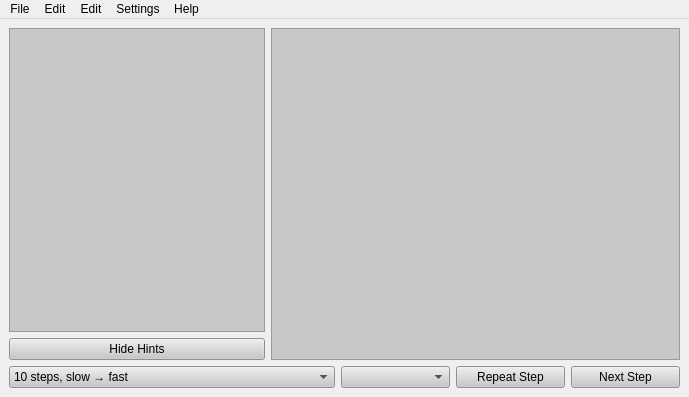
<?xml version="1.0" encoding="UTF-8"?>
<ui version="4.0">
 <class>QTextTrainer</class>
 <widget class="QMainWindow" name="QTextTrainer">
  <property name="geometry">
   <rect>
    <x>0</x>
    <y>0</y>
    <width>689</width>
    <height>397</height>
   </rect>
  </property>
  <property name="windowTitle">
   <string>MainWindow</string>
  </property>
  <property name="windowIcon">
   <iconset>
    <normaloff/>
   </iconset>
  </property>
  <widget class="QWidget" name="centralwidget">
   <property name="enabled">
    <bool>true</bool>
   </property>
   <layout class="QGridLayout" name="gridLayout_2">
    <item row="1" column="5">
     <widget class="QPushButton" name="pushNextStep">
      <property name="styleSheet">
       <string notr="true">background-color: rgb(200, 200, 200);
color: rgb(0, 0, 0);</string>
      </property>
      <property name="text">
       <string>Next Step</string>
      </property>
     </widget>
    </item>
    <item row="1" column="4">
     <widget class="QPushButton" name="pushRepeatStep">
      <property name="styleSheet">
       <string notr="true">background-color: rgb(200, 200, 200);
color: rgb(0, 0, 0);</string>
      </property>
      <property name="text">
       <string>Repeat Step</string>
      </property>
     </widget>
    </item>
    <item row="0" column="0" colspan="6">
     <layout class="QGridLayout" name="gridLayout" columnstretch="0,1">
      <item row="0" column="0">
       <widget class="QTextEdit" name="textHint">
        <property name="styleSheet">
         <string notr="true">background-color: rgb(200, 200, 200);
color: rgb(0, 0, 0);</string>
        </property>
       </widget>
      </item>
      <item row="1" column="0">
       <widget class="QPushButton" name="pushHideHints">
        <property name="styleSheet">
         <string notr="true">background-color: rgb(200, 200, 200);
color: rgb(0, 0, 0);</string>
        </property>
        <property name="text">
         <string>Hide Hints</string>
        </property>
       </widget>
      </item>
      <item row="0" column="1" rowspan="2">
       <widget class="QTextEdit" name="textMain">
        <property name="autoFillBackground">
         <bool>true</bool>
        </property>
        <property name="styleSheet">
         <string notr="true">background-color: rgb(200, 200, 200);
color: rgb(0, 0, 0);</string>
        </property>
       </widget>
      </item>
     </layout>
    </item>
    <item row="1" column="3">
     <widget class="QComboBox" name="listProgress">
      <property name="styleSheet">
       <string notr="true">background-color: rgb(200, 200, 200);
color: rgb(0, 0, 0);</string>
      </property>
     </widget>
    </item>
    <item row="1" column="0" colspan="3">
     <widget class="QComboBox" name="listLearningCurve">
      <property name="styleSheet">
       <string notr="true">background-color: rgb(200, 200, 200);
color: rgb(0, 0, 0);</string>
      </property>
      <item>
       <property name="text">
        <string>10 steps, slow → fast</string>
       </property>
      </item>
      <item>
       <property name="text">
        <string>20 steps, slow → fast</string>
       </property>
      </item>
      <item>
       <property name="text">
        <string>50 steps, slow → fast</string>
       </property>
      </item>
      <item>
       <property name="text">
        <string>10 steps, steady</string>
       </property>
      </item>
      <item>
       <property name="text">
        <string>20 steps, steady</string>
       </property>
      </item>
      <item>
       <property name="text">
        <string>50 steps, steady</string>
       </property>
      </item>
      <item>
       <property name="text">
        <string>10 steps, fast → slow</string>
       </property>
      </item>
      <item>
       <property name="text">
        <string>20 steps, fast → slow</string>
       </property>
      </item>
      <item>
       <property name="text">
        <string>50 steps, fast → slow</string>
       </property>
      </item>
     </widget>
    </item>
   </layout>
  </widget>
  <widget class="QMenuBar" name="menubar">
   <property name="geometry">
    <rect>
     <x>0</x>
     <y>0</y>
     <width>689</width>
     <height>21</height>
    </rect>
   </property>
   <widget class="QMenu" name="menuFile">
    <property name="title">
     <string>File</string>
    </property>
    <addaction name="actionOpenTextFile"/>
    <addaction name="actionOpenTranslationFile"/>
    <addaction name="actionNew"/>
    <addaction name="actionSave"/>
    <addaction name="actionSaveAs"/>
    <addaction name="separator"/>
    <addaction name="actionExit"/>
   </widget>
   <widget class="QMenu" name="menuHelp">
    <property name="title">
     <string>Help</string>
    </property>
    <addaction name="actionAbout"/>
   </widget>
   <widget class="QMenu" name="menuEditText">
    <property name="title">
     <string>Edit</string>
    </property>
    <addaction name="actionModeDisplay"/>
    <addaction name="actionModeEditTranslations"/>
    <addaction name="actionDeleteTranslation"/>
   </widget>
   <widget class="QMenu" name="menuEditTranslations">
    <property name="title">
     <string>Edit</string>
    </property>
    <addaction name="actionModeDisplay"/>
    <addaction name="actionModeEditText"/>
   </widget>
   <widget class="QMenu" name="menuSettings">
    <property name="title">
     <string>Settings</string>
    </property>
    <addaction name="actionIncreaseFont"/>
    <addaction name="actionDecreaseFont"/>
    <addaction name="actionSystemFont"/>
    <addaction name="separator"/>
    <addaction name="actionMorningTheme"/>
    <addaction name="actionDayTheme"/>
    <addaction name="actionEveningTheme"/>
    <addaction name="actionNightTheme"/>
    <addaction name="actionSystemColours"/>
   </widget>
   <addaction name="menuFile"/>
   <addaction name="menuEditText"/>
   <addaction name="menuEditTranslations"/>
   <addaction name="menuSettings"/>
   <addaction name="menuHelp"/>
  </widget>
  <action name="actionOpenTextFile">
   <property name="icon">
    <iconset resource="../resources/texttrainer.qrc">
     <normaloff>:/new/prefix1/fileopen.png</normaloff>:/new/prefix1/fileopen.png</iconset>
   </property>
   <property name="text">
    <string>Open Text File</string>
   </property>
  </action>
  <action name="actionOpenTranslationFile">
   <property name="icon">
    <iconset resource="../resources/texttrainer.qrc">
     <normaloff>:/new/prefix1/fileimport.png</normaloff>:/new/prefix1/fileimport.png</iconset>
   </property>
   <property name="text">
    <string>Open Translation File</string>
   </property>
  </action>
  <action name="actionExit">
   <property name="icon">
    <iconset resource="../resources/texttrainer.qrc">
     <normaloff>:/new/prefix1/exit.png</normaloff>:/new/prefix1/exit.png</iconset>
   </property>
   <property name="text">
    <string>Exit</string>
   </property>
  </action>
  <action name="actionAbout">
   <property name="icon">
    <iconset resource="../resources/texttrainer.qrc">
     <normaloff>:/new/prefix1/bookmark.png</normaloff>:/new/prefix1/bookmark.png</iconset>
   </property>
   <property name="text">
    <string>About</string>
   </property>
  </action>
  <action name="actionModeDisplay">
   <property name="icon">
    <iconset resource="../resources/texttrainer.qrc">
     <normaloff>:/new/prefix1/text_block.png</normaloff>:/new/prefix1/text_block.png</iconset>
   </property>
   <property name="text">
    <string>Display</string>
   </property>
  </action>
  <action name="actionModeEditText">
   <property name="icon">
    <iconset resource="../resources/texttrainer.qrc">
     <normaloff>:/new/prefix1/edit.png</normaloff>:/new/prefix1/edit.png</iconset>
   </property>
   <property name="text">
    <string>Edit Text</string>
   </property>
  </action>
  <action name="actionDeleteTranslation">
   <property name="icon">
    <iconset resource="../resources/texttrainer.qrc">
     <normaloff>:/new/prefix1/remove.png</normaloff>:/new/prefix1/remove.png</iconset>
   </property>
   <property name="text">
    <string>Delete Translation</string>
   </property>
  </action>
  <action name="actionModeEditTranslations">
   <property name="icon">
    <iconset resource="../resources/texttrainer.qrc">
     <normaloff>:/new/prefix1/run.png</normaloff>:/new/prefix1/run.png</iconset>
   </property>
   <property name="text">
    <string>Edit Translations</string>
   </property>
  </action>
  <action name="actionSave">
   <property name="icon">
    <iconset resource="../resources/texttrainer.qrc">
     <normaloff>:/new/prefix1/filesave.png</normaloff>:/new/prefix1/filesave.png</iconset>
   </property>
   <property name="text">
    <string>Save</string>
   </property>
  </action>
  <action name="actionSaveAs">
   <property name="icon">
    <iconset resource="../resources/texttrainer.qrc">
     <normaloff>:/new/prefix1/filesaveas.png</normaloff>:/new/prefix1/filesaveas.png</iconset>
   </property>
   <property name="text">
    <string>Save As</string>
   </property>
  </action>
  <action name="actionNew">
   <property name="icon">
    <iconset resource="../resources/texttrainer.qrc">
     <normaloff>:/new/prefix1/filenew.png</normaloff>:/new/prefix1/filenew.png</iconset>
   </property>
   <property name="text">
    <string>New</string>
   </property>
  </action>
  <action name="actionNewTranslation">
   <property name="icon">
    <iconset resource="../resources/texttrainer.qrc">
     <normaloff>:/new/prefix1/add.png</normaloff>:/new/prefix1/add.png</iconset>
   </property>
   <property name="text">
    <string>New Translation</string>
   </property>
  </action>
  <action name="actionIncreaseFont">
   <property name="text">
    <string>Increase Font Size</string>
   </property>
  </action>
  <action name="actionDecreaseFont">
   <property name="text">
    <string>Decrease Font Size</string>
   </property>
  </action>
  <action name="actionMorningTheme">
   <property name="text">
    <string>Morning Theme</string>
   </property>
  </action>
  <action name="actionDayTheme">
   <property name="text">
    <string>Day Theme</string>
   </property>
  </action>
  <action name="actionEveningTheme">
   <property name="text">
    <string>Evening Theme</string>
   </property>
  </action>
  <action name="actionNightTheme">
   <property name="text">
    <string>Night Theme</string>
   </property>
  </action>
  <action name="actionFileDirectory">
   <property name="text">
    <string>File Directory</string>
   </property>
  </action>
  <action name="actionSystemColours">
   <property name="text">
    <string>System Colours</string>
   </property>
  </action>
  <action name="actionSystemFont">
   <property name="text">
    <string>Default Font Size</string>
   </property>
  </action>
 </widget>
 <layoutdefault spacing="6" margin="9"/>
 <resources>
  <include location="../resources/texttrainer.qrc"/>
 </resources>
 <connections>
  <connection>
   <sender>actionExit</sender>
   <signal>triggered()</signal>
   <receiver>QTextTrainer</receiver>
   <slot>close()</slot>
   <hints>
    <hint type="sourcelabel">
     <x>-1</x>
     <y>-1</y>
    </hint>
    <hint type="destinationlabel">
     <x>330</x>
     <y>314</y>
    </hint>
   </hints>
  </connection>
 </connections>
 <designerdata>
  <property name="gridDeltaX">
   <number>10</number>
  </property>
  <property name="gridDeltaY">
   <number>10</number>
  </property>
  <property name="gridSnapX">
   <bool>true</bool>
  </property>
  <property name="gridSnapY">
   <bool>true</bool>
  </property>
  <property name="gridVisible">
   <bool>true</bool>
  </property>
 </designerdata>
</ui>
